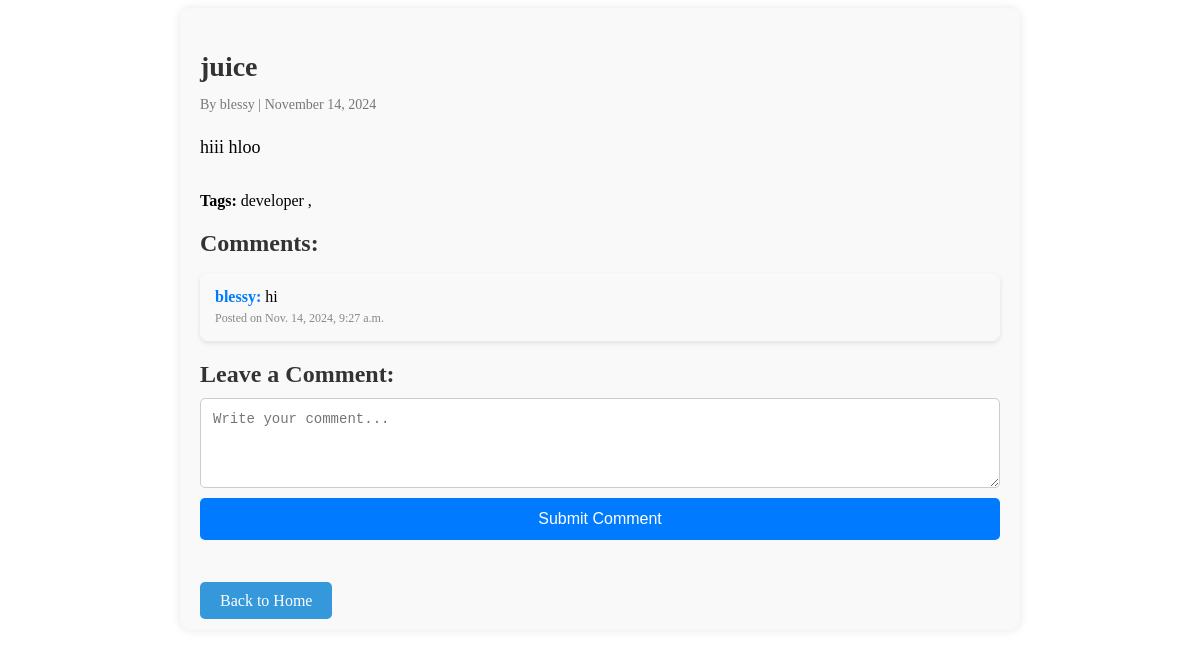
/blog_details/32/ (signed in), run on the app's committed database.
### Blog/models.py (models this page shows, shortened)
class Blog_Post(models.Model):
    title=models.CharField(max_length=100)
    content=models.TextField()
    author=models.ForeignKey(User, on_delete=models.CASCADE)
    created_at = models.DateTimeField(auto_now_add=True)
    updated_at = models.DateTimeField(auto_now=True)
    tags=models.ManyToManyField(Tag, related_name='blogs', blank=True)
    is_approved = models.BooleanField(default=False)

class Tag(models.Model):
    name = models.CharField(max_length=50, unique=True)

class Comments(models.Model):
    blog=models.ForeignKey(Blog_Post,related_name='comments',on_delete=models.CASCADE)
    author=models.ForeignKey(User, on_delete=models.CASCADE)
    content=models.TextField()
    created_at=models.DateTimeField(auto_now_add=True)
    class Meta:
        ordering = ['created_at']

### Blog/views.py (the view)
# urls.py: path('blog_details/<int:id>/',views.blog_details,name='blog_details' ),
@login_required(login_url='login')
def blog_details(request,id):
    blog=get_object_or_404(Blog_Post,id=id)
    comments = Comments.objects.filter(blog=blog)
    if request.method=='POST':
        content = request.POST.get('content')
        if content:
            comment = Comments(blog=blog, author=request.user, content=content)
            comment.save()
            return redirect('blog_details', id=blog.id)
    context = {'blogs': blog,'comments': comments}
    return render(request, 'blog/blog_details.html', context)

### Blog/templates/blog/blog_details.html (shortened to what this page needs)
{%block content%}
<div class="blog-details">
    <h2>{{ blogs.title }}</h2>
    <p class="author">By {{ blogs.author }} | {{ blogs.created_at|date:"F d, Y" }}</p>
    <div class="content">
        <p>{{ blogs.content }}</p>
    </div>
    <div class="tags">
        <strong>Tags:</strong>
        {% if blogs.tags.all %}
            {% for tag in blogs.tags.all %}
                <span class="tag">{{ tag.name }} ,</span>
            {% endfor %}
        {% else %}
            <span class="no-tags">No tags available</span>
        {% endif %}
    </div>
    <h3>Comments:</h3>
    <ul>
        {% for comment in blogs.comments.all %}
            <li>
                <strong>{{ comment.author.username }}:</strong> {{ comment.content }} <br>
                <small>Posted on {{ comment.created_at }}</small>
            </li>
        {% endfor %}
    </ul>
    <h3>Leave a Comment:</h3>
    <form method="post">
        <textarea name="content" rows="4" placeholder="Write your comment..."></textarea><br>
        <button type="submit">Submit Comment</button>
    </form>
    <br><br>
    <div class="back-button">
        <a href="{% url 'home' %}">Back to Home</a>
    </div>
</div>
{%endblock%}

### Blog/templates/blog/blog_details.html (style rules this page uses)
.blog-details { max-width: 800px; margin: 0 auto; padding: 20px; background-color: #f9f9f9; border-radius: 10px; box-shadow: 0 0 10px rgba(0, 0, 0, 0.1); }
.blog-details h2 { color: #333; font-size: 28px; margin-bottom: 10px; }
.author { color: #777; font-size: 14px; margin-bottom: 20px; }
.content { font-size: 18px; line-height: 1.6; margin-bottom: 30px; }
.back-button a { text-decoration: none; color: white; background-color: #3498db; padding: 10px 20px; border-radius: 5px; }
h3 { font-size: 24px; color: #333; margin-top: 20px; margin-bottom: 10px; }
ul { list-style: none; padding: 0; }
ul li { background-color: #f9f9f9; padding: 15px; margin-bottom: 10px; border-radius: 8px; box-shadow: 0 2px 5px rgba(0, 0, 0, 0.1); }
ul li strong { font-size: 16px; color: #007bff; }
ul li small { display: block; font-size: 12px; color: #888; margin-top: 5px; }
textarea { width: 100%; padding: 12px; border: 1px solid #ccc; border-radius: 5px; font-size: 14px; color: #333; resize: vertical; }
button { width: 100%; padding: 12px; background-color: #007bff; color: white; border: none; border-radius: 5px; font-size: 16px; cursor: pointer; margin-top: 10px; transition: background-color 0.3s; }
li { margin-bottom: 20px; }

### data on the page
Blog_Post: title "juice", author "blessy", created_at "November 14, 2024", content "hiii hloo"
Tag: name "developer"
Comments: author.username "blessy", content "hi", created_at "Nov. 14, 2024, 9:27 a.m."
